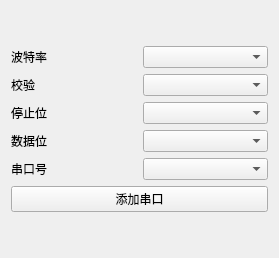
<?xml version="1.0" encoding="UTF-8"?>
<ui version="4.0">
 <class>serial_set</class>
 <widget class="QWidget" name="serial_set">
  <property name="geometry">
   <rect>
    <x>0</x>
    <y>0</y>
    <width>279</width>
    <height>258</height>
   </rect>
  </property>
  <property name="windowTitle">
   <string>Form</string>
  </property>
  <layout class="QVBoxLayout" name="verticalLayout_4">
   <item>
    <layout class="QVBoxLayout" name="verticalLayout_3">
     <item>
      <layout class="QHBoxLayout" name="horizontalLayout">
       <item>
        <layout class="QVBoxLayout" name="verticalLayout">
         <item>
          <widget class="QLabel" name="label_2">
           <property name="text">
            <string>波特率</string>
           </property>
          </widget>
         </item>
         <item>
          <widget class="QLabel" name="label_3">
           <property name="text">
            <string>校验</string>
           </property>
          </widget>
         </item>
         <item>
          <widget class="QLabel" name="label_4">
           <property name="text">
            <string>停止位</string>
           </property>
          </widget>
         </item>
         <item>
          <widget class="QLabel" name="label_5">
           <property name="text">
            <string>数据位</string>
           </property>
          </widget>
         </item>
         <item>
          <widget class="QLabel" name="label">
           <property name="text">
            <string>串口号</string>
           </property>
          </widget>
         </item>
        </layout>
       </item>
       <item>
        <layout class="QVBoxLayout" name="verticalLayout_2">
         <item>
          <widget class="QComboBox" name="baud_rate"/>
         </item>
         <item>
          <widget class="QComboBox" name="check_bit"/>
         </item>
         <item>
          <widget class="QComboBox" name="stop_bit"/>
         </item>
         <item>
          <widget class="QComboBox" name="data_length"/>
         </item>
         <item>
          <widget class="QComboBox" name="port_names"/>
         </item>
        </layout>
       </item>
      </layout>
     </item>
     <item>
      <widget class="QPushButton" name="switch_2">
       <property name="text">
        <string>添加串口</string>
       </property>
      </widget>
     </item>
    </layout>
   </item>
  </layout>
 </widget>
 <resources/>
 <connections/>
</ui>
